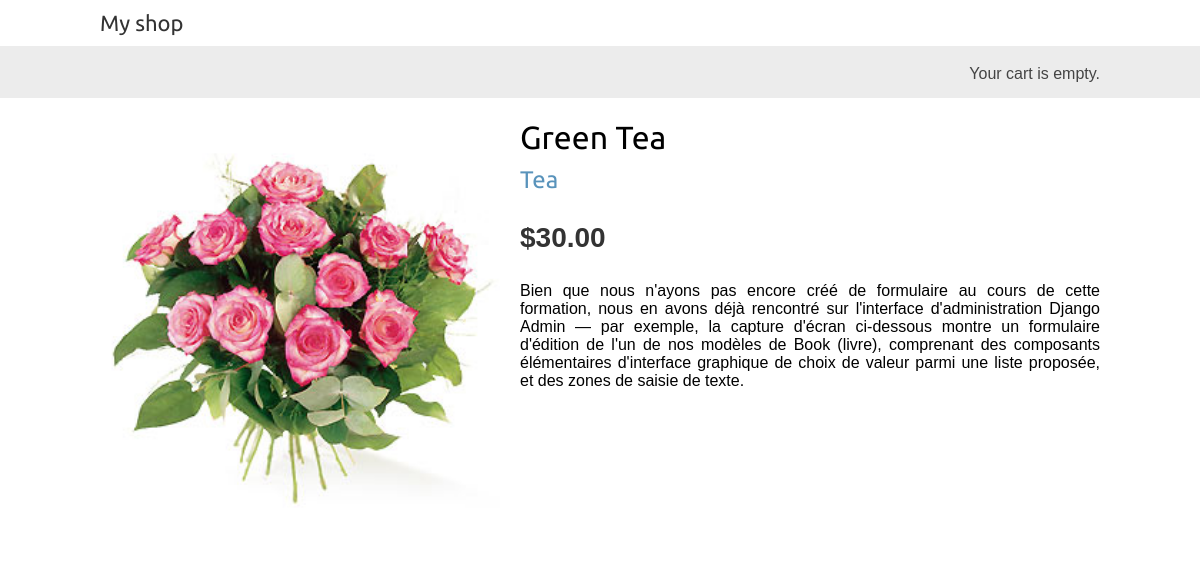
Page /1/green-tea/ on the committed database.
### shop/models.py (models this page shows, shortened)
class Product(models.Model):
    category = models.ForeignKey(
        Category,
        related_name='products',
        on_delete=models.CASCADE
    )
    name = models.CharField(max_length=200)
    slug = models.SlugField(max_length=200)
    image = models.ImageField(
        upload_to='products/%Y/%m/%d',
        blank=True
    )
    description = models.TextField(blank=True)
    price = models.DecimalField(
        max_digits=10,
        decimal_places=2
    )
    available = models.BooleanField(default=True)
    created = models.DateTimeField(auto_now_add=True)
    updated = models.DateTimeField(auto_now=True)
    class Meta:
        ordering = ['name']
        indexes = [
            models.Index(fields=['id', 'slug']),
            models.Index(fields=['name']),
            models.Index(fields=['-created']),
        ]

class Category(models.Model):
    name = models.CharField(max_length=200)
    slug = models.SlugField(max_length=200, unique=True)
    class Meta:
        ordering = ['name']
        indexes = [
            models.Index(fields=['name']),
        ]
        verbose_name = 'category'
        verbose_name_plural = 'categories'
    def __str__(self):
        return self.name
    def get_absolute_url(self):
        return reverse('shop:product_list_by_category', args=[self.slug])

### shop/views.py (the view)
# urls.py: path('<int:id>/<slug:slug>/', views.product_detail, name='product_detail'),
def product_detail(request, id, slug):
    product = get_object_or_404(Product, id=id, slug=slug, available=True)
    context = {'product': product}
    return render(request, 'shop/product/detail.html', context)

### templates/shop/product/detail.html (shortened to what this page needs)
{% extends "shop/base.html" %}
{% load static %}
{% block content %}
    <div class="product-detail">
        <img src="{% if product.image %}{{ product.image.url }}{% else %} {% static 'img/no_image.png' %}{% endif %}">
        <h1>{{ product.name }}</h1>
        <h2>
            <a href="{{ product.category.get_absolute_url }}">
                {{ product.category }}
            </a>
        </h2>
        <p class="price">${{ product.price }}</p>
        {{ product.description|linebreaks }}
    </div>
{% endblock %}

### static/css/base.css (style rules this page uses)
body { margin:0; padding:0; font-family:helvetica, sans-serif; }
h1, h2, h3, h4, h5 , h6 { font-family: 'Ubuntu', sans-serif; font-weight:normal; }
a { text-decoration:none; color:#5993bb; }
.product-detail { text-align:justify; }
.product-detail .price { color:#333; font-size:28px; font-weight:bold; }
.product-detail img { width:40%; float:left; padding:0 20px 20px 0; }
.product-detail h1 { margin-bottom:0; }
.product-detail h2 { margin-top:10px; }

### rows in the picture
Product: image (picture), name "Green Tea", category "Tea", price "30.00", description "Bien que nous n'ayons pas encore créé de formulaire au cours de cette formation, nous en avons déjà rencontré sur l'interface d'administration Django Admin — par exemple, la capture d'écran ci-dessous montre un formulaire d'édition de l'un de nos modèles de Book (livre), comprenant des composants élémentaires d'interface graphique de choix de valeur parmi une liste proposée, et des zones de saisie de texte."
